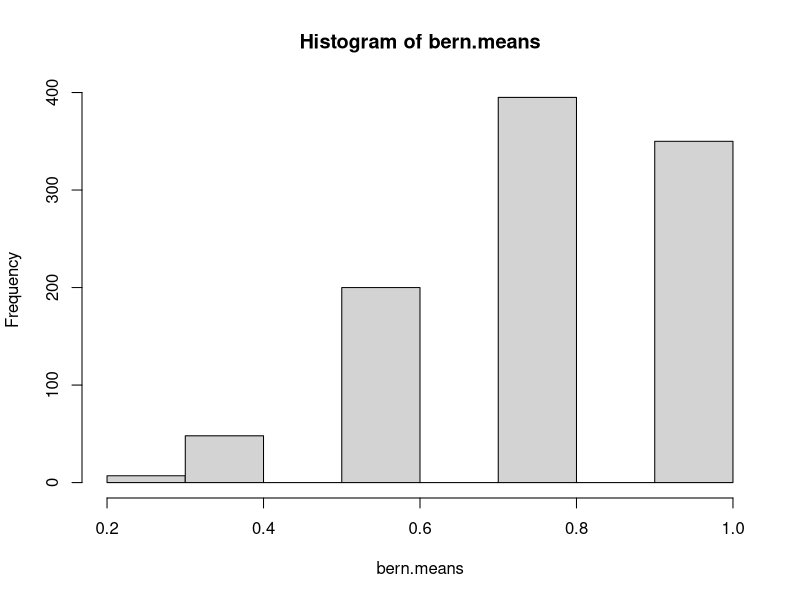
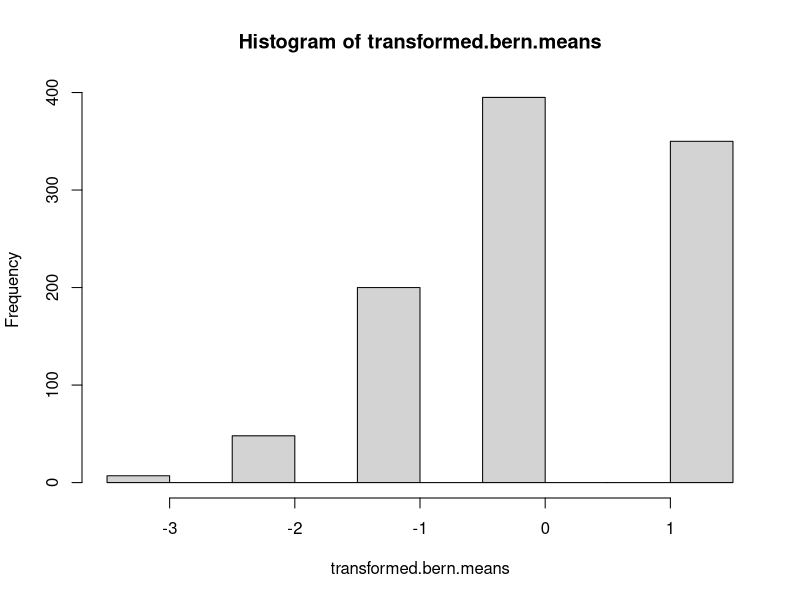
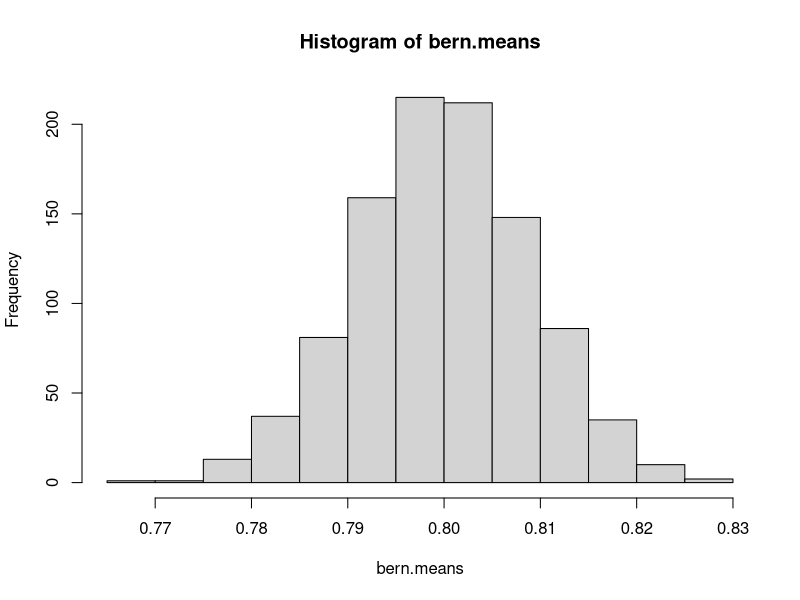
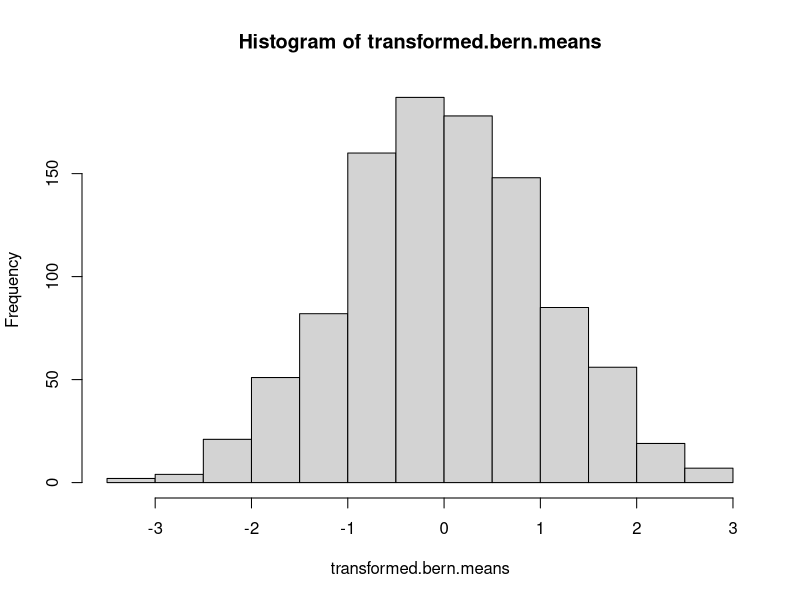
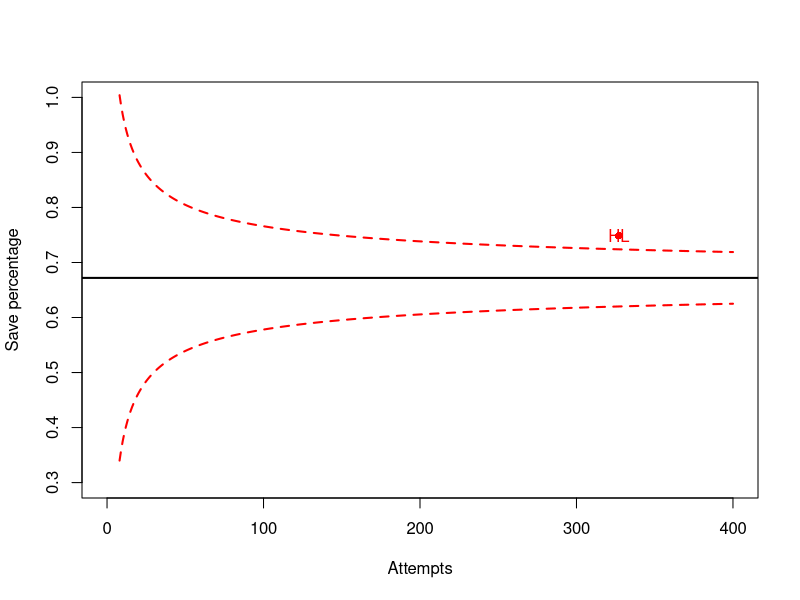
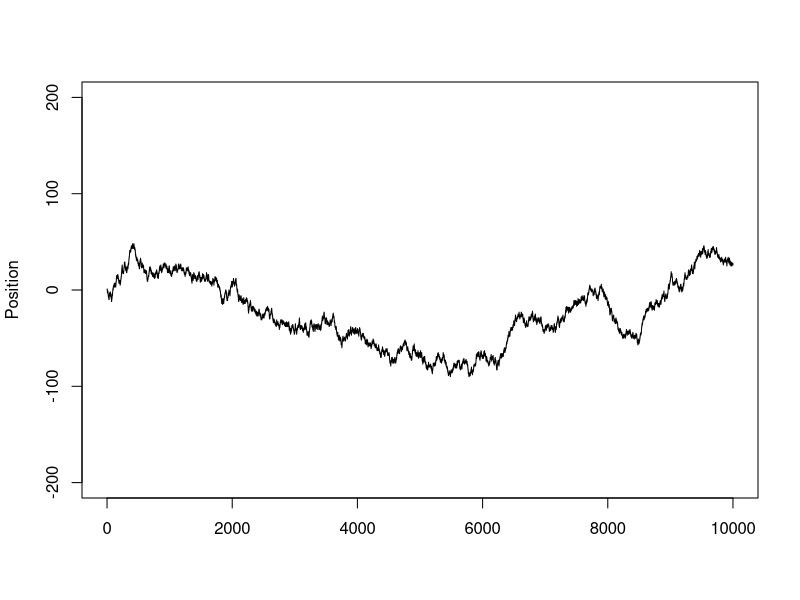

Source code (R) for these figures, in order:
## ---- chunk 1
# First let's say that n=5
n<-5

#Make a matrix of Bernoulli(.8) with 1000 rows and n columns

bern.matrix<-matrix(rbinom(1000*n, 1, .8),ncol=n)

#What does each set of 5 trials look like?

head(bern.matrix)

#now let's take the mean for each row using the apply function:

bern.means<-apply(bern.matrix, 1, mean)

hist(bern.means) 
## ---- chunk 2
#find the proportion of the [means -E(X)]/(SD(X)/sqrt(n))

transformed.bern.means<-(bern.means-.8)/(sqrt(.8*.2)/sqrt(n))

hist(transformed.bern.means)

#Let's compare the transformed bernoulli means to a Normal(0,1)

mean(transformed.bern.means<1)  #proportion of transformed bernoulli means<1
pnorm(1,0,1)      #probability a normal(0,1) is <1.

mean(transformed.bern.means<(-1))  #proportion of transformed bernoulli means<-1
pnorm(-1,0,1)      #probability a normal(0,1) is <-1.
## ---- chunk 3
n<-2000

#Make a matrix of Bernoulli(.8) with 1000 rows and n columns

bern.matrix<-matrix(rbinom(1000*n, 1, .8),ncol=n)

#now let's take the mean for each row using the apply function:

bern.means<-apply(bern.matrix, 1, mean)

hist(bern.means) #Does this look normal?
## ---- chunk 4
#find the proportion of the [means -E(X)]/(SD(X)/sqrt(n))

transformed.bern.means<-(bern.means-.8)/(sqrt(.8*.2)/sqrt(n))

hist(transformed.bern.means)

#Let's compare the transformed bernoulli means to a Normal(0,1)

mean(transformed.bern.means<1)  #proportion of transformed bernoulli means<1
pnorm(1,0,1)      #probability a normal(0,1) is <1.

mean(transformed.bern.means<(-1))  #proportion of transformed bernoulli means<1
pnorm(-1,0,1)      #probability a normal(0,1) is <1.

## ---- chunk 5

## ---- chunk 6

## ---- chunk 7
mu<-0.672
attempts<-8:400
se<-sqrt(mu*(1-mu)/attempts)
ul<-mu+2*se
ll<-mu-2*se
plot(0,0,xlim=c(0,400),ylim=c(0.3,1),xlab="Attempts",ylab="Save percentage")
abline(h=0.672,lwd=2)
points(attempts,ll,type="l",lty=2,col="red",lwd=2)
points(attempts,ul,type="l",lty=2,col="red",lwd=2)
## ---- chunk 8
points(327,0.749,pch=16,col="red"); text(327,0.749,"HL",col="red")
## ---- chunk 9
simlist<-NULL
for (i in 1:5000){
  rw<-sample(c(-1,1),10000,replace=T)
  simlist[i]<-abs(tail(cumsum(rw),1))  }
mean(simlist)
sd(simlist)
## ---- chunk 10
steps<-10000
rw<-sample(c(-1,1),steps,replace=T)
plot(c(1,1),type="n",xlim=c(0,steps),ylim=c(-200,200),xlab="",ylab="Position")
lines(cumsum(rw),type="l")
